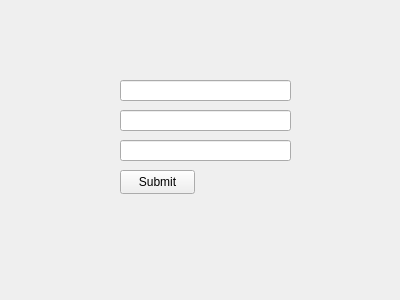
<?xml version="1.0" encoding="UTF-8"?>
<ui version="4.0">
 <class>Form</class>
 <widget class="QWidget" name="Form">
  <property name="geometry">
   <rect>
    <x>0</x>
    <y>0</y>
    <width>400</width>
    <height>300</height>
   </rect>
  </property>
  <property name="windowTitle">
   <string>Form</string>
  </property>
  <widget class="QPushButton" name="btnsubmit">
   <property name="geometry">
    <rect>
     <x>120</x>
     <y>170</y>
     <width>75</width>
     <height>24</height>
    </rect>
   </property>
   <property name="text">
    <string>Submit</string>
   </property>
  </widget>
  <widget class="QLineEdit" name="Qline">
   <property name="geometry">
    <rect>
     <x>120</x>
     <y>80</y>
     <width>171</width>
     <height>21</height>
    </rect>
   </property>
   <property name="text">
    <string/>
   </property>
  </widget>
  <widget class="QLineEdit" name="Qline2">
   <property name="geometry">
    <rect>
     <x>120</x>
     <y>110</y>
     <width>171</width>
     <height>21</height>
    </rect>
   </property>
   <property name="text">
    <string/>
   </property>
  </widget>
  <widget class="QLineEdit" name="Qline3">
   <property name="geometry">
    <rect>
     <x>120</x>
     <y>140</y>
     <width>171</width>
     <height>21</height>
    </rect>
   </property>
   <property name="text">
    <string/>
   </property>
  </widget>
 </widget>
 <resources/>
 <connections/>
</ui>
